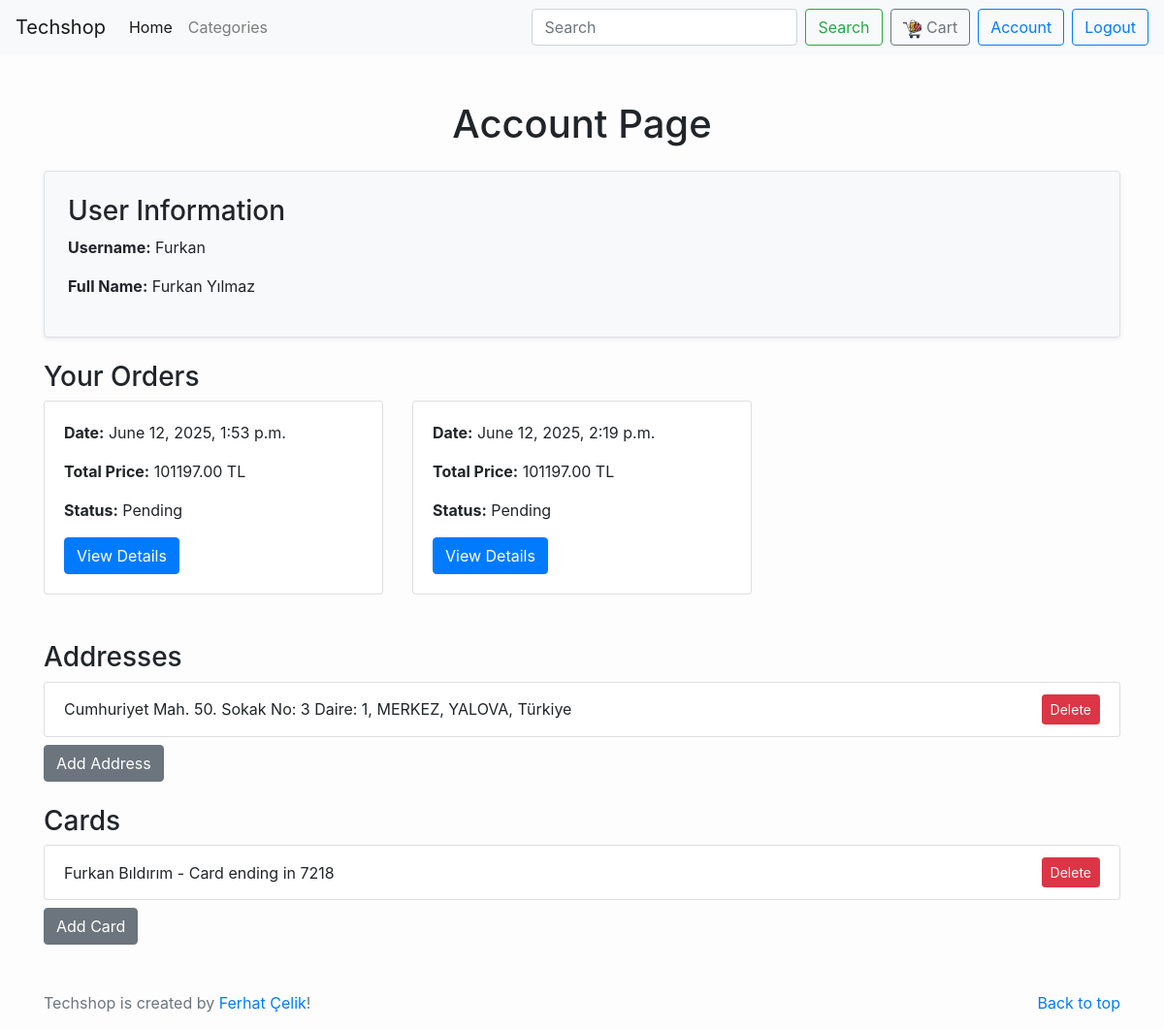
The app's page /account/ (signed in) with its own data.
### products/models.py (models this page shows, shortened)
class CustomUser(AbstractUser):
    cart = models.JSONField(default=list, blank=True)

class Order(models.Model):
    user = models.ForeignKey(settings.AUTH_USER_MODEL, on_delete=models.CASCADE)
    created_at = models.DateTimeField(auto_now_add=True)
    total_price = models.DecimalField(max_digits=10, decimal_places=2)
    status = models.CharField(max_length=20, choices=[('Pending', 'Pending'), ('Completed', 'Completed')], default='Pending')
    card_holder = models.CharField(max_length=255, null=True, blank=True)
    card_last4 = models.CharField(max_length=4, null=True, blank=True)
    address_street = models.CharField(max_length=255, null=True, blank=True)
    address_city = models.CharField(max_length=255, null=True, blank=True)
    address_state = models.CharField(max_length=255, null=True, blank=True)
    address_zip = models.CharField(max_length=10, null=True, blank=True)

class Address(models.Model):
    user = models.ForeignKey(CustomUser, on_delete=models.CASCADE, related_name='addresses')
    street = models.CharField(max_length=255)
    city = models.CharField(max_length=100)
    state = models.CharField(max_length=100)
    postal_code = models.CharField(max_length=20)
    country = models.CharField(max_length=100)

class Card(models.Model):
    user = models.ForeignKey(CustomUser, on_delete=models.CASCADE, related_name='cards')
    card_number = models.CharField(max_length=16)
    cardholder_name = models.CharField(max_length=255)
    expiration_date = models.DateField()
    cvv = models.CharField(max_length=4)

### products/views.py (the view)
# urls.py: path('account/', account_page, name='account'),
@login_required
def account_page(request):
    user = request.user
    addresses = user.addresses.all()
    cards = user.cards.all()
    orders = Order.objects.filter(user=user)
    return render(request, 'account.html', {
        'user': user,
        'addresses': addresses,
        'cards': cards,
        'orders': orders
    })

### products/templates/account.html (shortened to what this page needs)
{% extends 'base.html' %}
{% block content %}
<div class="container mt-5">
    <h1 class="text-center mb-4">Account Page</h1>
    <div class="mb-4 p-4 border rounded shadow-sm bg-light">
        <h3>User Information</h3>
        <p><strong>Username:</strong> {{ user.username }}</p>
        <p><strong>Full Name:</strong> {{ user.get_full_name }}</p>
    </div>
    <div class="mb-4">
        <h3>Your Orders</h3>
        {% if orders %}
        <div class="row">
            {% for order in orders %}
            <div class="col-md-4 mb-4">
                <div class="card h-100">
                    <div class="card-body">
                        <p><strong>Date:</strong> {{ order.created_at }}</p>
                        <p><strong>Total Price:</strong> {{ order.total_price }} TL</p>
                        <p><strong>Status:</strong> {{ order.status }}</p>
                        <a href="{% url 'order_detail' order.id %}" class="btn btn-primary">View Details</a>
                    </div>
                </div>
            </div>
            {% endfor %}
        </div>
        {% else %}
        <p class="text-warning">You have no orders.</p>
        {% endif %}
    </div>
    <div class="mb-4">
        <h3>Addresses</h3>
        {% if addresses %}
        <div class="list-group">
            {% for address in addresses %}
            <div class="list-group-item d-flex justify-content-between align-items-center">
                <span>{{ address.street }}, {{ address.city }}, {{ address.state }}, {{ address.country }}</span>
                <form method="POST" action="{% url 'delete_address' address.id %}" class="d-inline">
                    <button type="submit" class="btn btn-danger btn-sm">Delete</button>
                </form>
            </div>
            {% endfor %}
        </div>
        {% else %}
        <p class="text-warning">No addresses available.</p>
        {% endif %}
        <button onclick="location.href='{% url 'add_address' %}'" class="btn btn-secondary mt-2">Add Address</button>
    </div>
    <div class="mb-4">
        <h3>Cards</h3>
        {% if cards %}
        <div class="list-group">
            {% for card in cards %}
            <div class="list-group-item d-flex justify-content-between align-items-center">
                <span>{{ card.cardholder_name }} - Card ending in {{ card.card_number|slice:"-4:" }}</span>
                <form method="POST" action="{% url 'delete_card' card.id %}" class="d-inline">
                    <button type="submit" class="btn btn-danger btn-sm">Delete</button>
                </form>
            </div>
            {% endfor %}
        </div>
        {% else %}
        <p class="text-warning">No cards available.</p>
        {% endif %}
        <button onclick="location.href='{% url 'add_card' %}'" class="btn btn-secondary mt-2">Add Card</button>
    </div>
</div>
{% endblock %}

### records on screen
CustomUser: username "Furkan", get_full_name "Furkan Yılmaz"
Order: created_at "June 12, 2025, 1:53 p.m.", total_price "101197.00", status "Pending"
Order: created_at "June 12, 2025, 2:19 p.m.", total_price "101197.00", status "Pending"
Address: street "Cumhuriyet Mah. 50. Sokak No: 3 Daire: 1", city "MERKEZ", state "YALOVA", country "Türkiye"
Card: cardholder_name "Furkan Bıldırım", card_number "7218"
